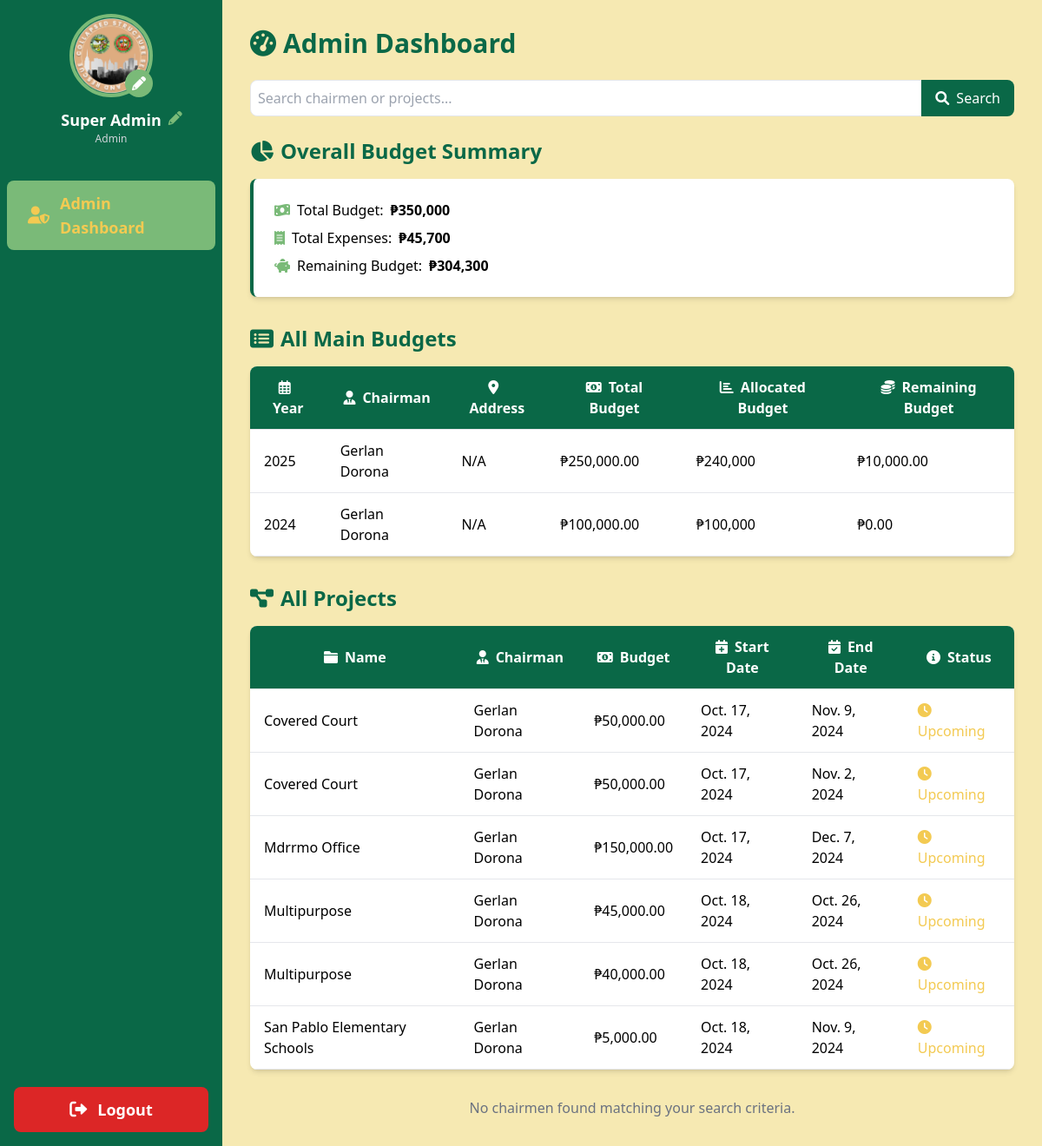
The app's page /admin-dashboard/ (signed in), older data.
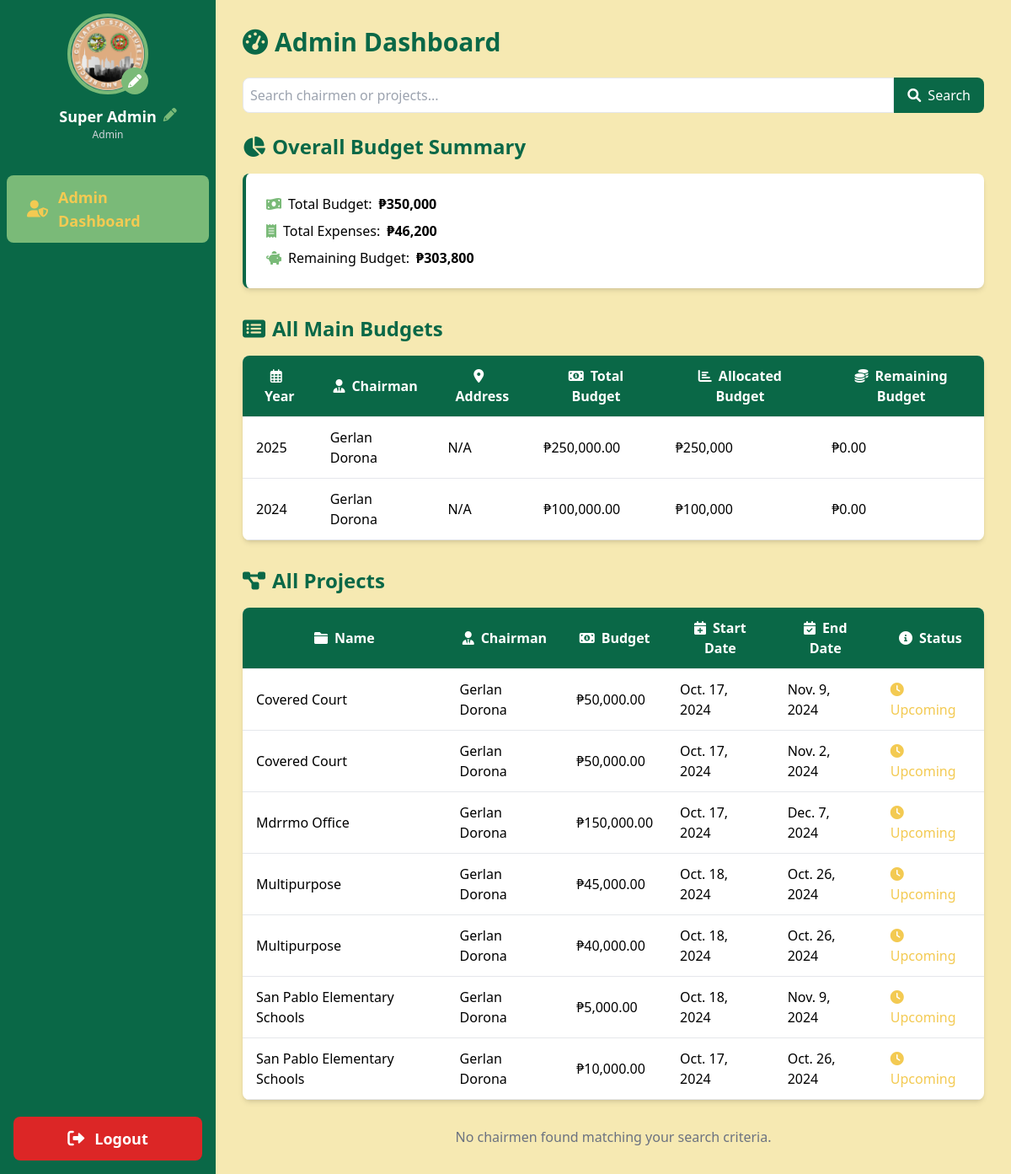
The same page, newer data.
### sk_project/models.py (models this page shows, shortened)
class MainBudget(models.Model):
    year = models.PositiveIntegerField(unique=True)
    total_budget = models.DecimalField(max_digits=10, decimal_places=2)
    chairman = models.ForeignKey(User, related_name='main_budgets', on_delete=models.CASCADE)
    created_at = models.DateTimeField(auto_now_add=True)
    updated_at = models.DateTimeField(auto_now=True)
    class Meta:
        verbose_name_plural = "Main Budgets"
    @property
    def allocated_budget(self):
        return self.projects.aggregate(Sum('budget'))['budget__sum'] or 0
    @property
    def remaining_budget(self):
        return self.total_budget - self.allocated_budget

class User(AbstractUser):
    is_chairman = models.BooleanField(default=False)
    profile_picture = models.ImageField(upload_to='profile_pics/', default='profile_pics/default_avatar.png', blank=True)
    address = models.TextField(blank=True, null=True)
    contact_number = models.CharField(max_length=15, blank=True, null=True)
    groups = models.ManyToManyField(
        Group,
        verbose_name=_('groups'),
        blank=True,
        help_text=_(
            'The groups this user belongs to. A user will get all permissions '
            'granted to each of their groups.'
        ),
        related_name='sk_user_set',
        related_query_name='sk_user',
    )
    user_permissions = models.ManyToManyField(
        Permission,
        verbose_name=_('user permissions'),
        blank=True,
        help_text=_('Specific permissions for this user.'),
        related_name='sk_user_set',
        related_query_name='sk_user',
    )

class Project(models.Model):
    name = models.CharField(max_length=255)
    description = models.TextField()
    allocated_budget = models.DecimalField(max_digits=10, decimal_places=2, default=0)
    budget = models.DecimalField(max_digits=10, decimal_places=2)
    main_budget = models.ForeignKey(MainBudget, related_name='projects', on_delete=models.SET_NULL, null=True)
    chairman = models.ForeignKey(User, related_name='projects', on_delete=models.CASCADE)
    start_date = models.DateField()
    end_date = models.DateField()
    created_at = models.DateTimeField(auto_now_add=True)
    updated_at = models.DateTimeField(auto_now=True)
    class Meta:
        ordering = ['start_date']

### sk_project/views.py (the view, shortened to what this page needs)
# urls.py: path('admin-dashboard/', views.admin_dashboard, name='admin_dashboard'),
@user_passes_test(lambda u: u.is_superuser)
def admin_dashboard(request):
    search_query = request.GET.get('search', '')
    chairmen = User.objects.filter(is_chairman=True).order_by('last_name', 'first_name')
    all_projects = Project.objects.all().order_by('chairman__last_name', 'chairman__first_name', 'name')
    all_main_budgets = MainBudget.objects.all().order_by('-year', 'chairman__last_name', 'chairman__first_name')
    total_budget = MainBudget.objects.aggregate(total=Sum('total_budget'))['total'] or 0
    total_expenses = Project.objects.aggregate(total=Sum('expenses__amount'))['total'] or 0
    context = {
        'chairmen': chairmen,
        'all_projects': all_projects,
        'all_main_budgets': all_main_budgets,
        'total_budget': total_budget,
        'total_expenses': total_expenses,
        'search_query': search_query,
    }
    return render(request, 'admin_dashboard.html', context)

### sk_project/templatetags/custom_filters.py (called while the page is built)
@register.filter
def sub(value, arg):
    return value - arg

### templates/admin_dashboard.html (shortened to what the changed rows need)
{% extends 'base.html' %}
{% load static %}
{% load humanize %}
{% load custom_filters %}
{% block content %}
<h1 class="text-3xl font-bold mb-6 text-tertiary"><i class="fas fa-tachometer-alt mr-2"></i>Admin Dashboard</h1>
<div class="mb-8">
    <h2 class="text-2xl font-semibold mb-4 text-tertiary"><i class="fas fa-chart-pie mr-2"></i>Overall Budget Summary</h2>
    <div class="bg-white rounded-lg shadow-md p-6 border-l-4 border-tertiary">
        <p class="flex items-center mb-2"><i class="fas fa-receipt text-quaternary mr-2"></i>Total Expenses: <span class="ml-2 font-semibold">₱{{ total_expenses|intcomma }}</span></p>
        <p class="flex items-center"><i class="fas fa-piggy-bank text-quaternary mr-2"></i>Remaining Budget: <span class="ml-2 font-semibold">₱{{ total_budget|sub:total_expenses|intcomma }}</span></p>
    </div>
</div>
<div class="mb-8">
    <h2 class="text-2xl font-semibold mb-4 text-tertiary"><i class="fas fa-list-alt mr-2"></i>All Main Budgets</h2>
    <div class="overflow-x-auto bg-white rounded-lg shadow-md">
        <table class="min-w-full">
            <thead class="bg-tertiary text-white">
                <tr>
                    <th class="py-3 px-4 border-b"><i class="far fa-calendar-alt mr-2"></i>Year</th>
                    <th class="py-3 px-4 border-b"><i class="fas fa-user-tie mr-2"></i>Chairman</th>
                    <th class="py-3 px-4 border-b"><i class="fas fa-map-marker-alt mr-2"></i>Address</th>
                    <th class="py-3 px-4 border-b"><i class="fas fa-money-bill-alt mr-2"></i>Total Budget</th>
                    <th class="py-3 px-4 border-b"><i class="fas fa-chart-bar mr-2"></i>Allocated Budget</th>
                    <th class="py-3 px-4 border-b"><i class="fas fa-coins mr-2"></i>Remaining Budget</th>
                </tr>
            </thead>
            <tbody>
                {% for budget in all_main_budgets %}
                <tr class="hover:bg-secondary">
                    <td class="py-3 px-4 border-b">{{ budget.year }}</td>
                    <td class="py-3 px-4 border-b">{{ budget.chairman.get_full_name|title }}</td>
                    <td class="py-3 px-4 border-b">{{ chairman.address|default:"N/A" }}</td>
                    <td class="py-3 px-4 border-b">₱{{ budget.total_budget|intcomma }}</td>
                    <td class="py-3 px-4 border-b">₱{{ budget.allocated_budget|intcomma }}</td>
                    <td class="py-3 px-4 border-b">₱{{ budget.remaining_budget|intcomma }}</td>
                </tr>
                {% endfor %}
            </tbody>
        </table>
    </div>
</div>
<div class="mb-8">
    <h2 class="text-2xl font-semibold mb-4 text-tertiary"><i class="fas fa-project-diagram mr-2"></i>All Projects</h2>
    <div class="overflow-x-auto bg-white rounded-lg shadow-md">
        <table class="min-w-full">
            <thead class="bg-tertiary text-white">
                <tr>
                    <th class="py-3 px-4 border-b"><i class="fas fa-folder mr-2"></i>Name</th>
                    <th class="py-3 px-4 border-b"><i class="fas fa-user-tie mr-2"></i>Chairman</th>
                    <th class="py-3 px-4 border-b"><i class="fas fa-money-bill-alt mr-2"></i>Budget</th>
                    <th class="py-3 px-4 border-b"><i class="fas fa-calendar-plus mr-2"></i>Start Date</th>
                    <th class="py-3 px-4 border-b"><i class="fas fa-calendar-check mr-2"></i>End Date</th>
                    <th class="py-3 px-4 border-b"><i class="fas fa-info-circle mr-2"></i>Status</th>
                </tr>
            </thead>
            <tbody>
                {% for project in all_projects %}
                <tr class="hover:bg-secondary">
                    <td class="py-3 px-4 border-b">{{ project.name|title }}</td>
                    <td class="py-3 px-4 border-b">{{ project.chairman.get_full_name|title }}</td>
                    <td class="py-3 px-4 border-b">₱{{ project.budget|intcomma }}</td>
                    <td class="py-3 px-4 border-b">{{ project.start_date }}</td>
                    <td class="py-3 px-4 border-b">{{ project.end_date }}</td>
                    <td class="py-3 px-4 border-b">
                        {% if project.end_date < now %}
                            <span class="text-quaternary"><i class="fas fa-check-circle mr-1"></i>Completed</span>
                        {% elif project.start_date <= now and project.end_date >= now %}
                            <span class="text-tertiary"><i class="fas fa-spinner mr-1"></i>Ongoing</span>
                        {% else %}
                            <span class="text-primary"><i class="fas fa-clock mr-1"></i>Upcoming</span>
                        {% endif %}
                    </td>
                </tr>
                {% endfor %}
            </tbody>
        </table>
    </div>
</div>
{% endblock %}

Row changes from the older to the newer data that the page shows:
computed for MainBudget (number 1 of 2 on the later page): allocated_budget "240,000" → "250,000"; remaining_budget "10,000.00" → "0.00"
added Project: name "San Pablo Elementary Schools", chairman.get_full_name "Gerlan Dorona", budget "10,000.00", start_date "Oct. 17, 2024", end_date "Oct. 26, 2024", shows "Upcoming"
Text that changed along with them:
{{ total_expenses|intcomma }}: "45,700" → "46,200"
{{ total_budget|sub:total_expenses|intcomma }}: "304,300" → "303,800"
